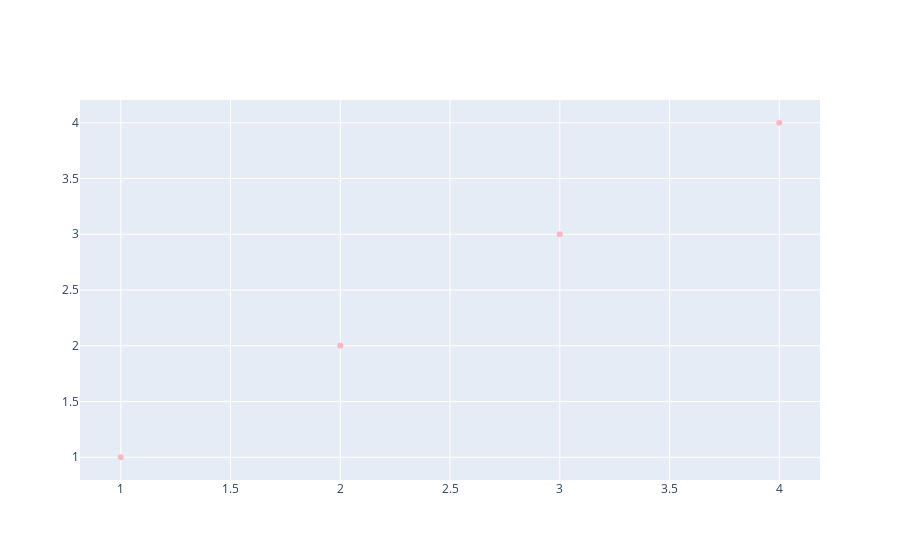

Write notebook code for a chart like this one.
### Markdown cell above
The plot above has one trace which is a line trace.  However, this type of trace is just the default.  Note, that we did not specify any particular type.

```python
trace = {'x': [1, 2, 3, 4], 'y': [1, 2, 3, 4]}
```

We can change it by changing the mode to `markers`.  While we are at it, let's also change the color of the markers.

### Code cell
trace = {'x': [1, 2, 3, 4], 'y': [1, 2, 3, 4], 'mode': 'markers', 'marker': {'color': 'rgba(255, 182, 193, 1)'}}

plotly.offline.iplot([
    trace
])

### Figure 1 — Plotly figure (JSON) as saved in the notebook; plotly's stock layout.template omitted (floating-point values rounded to 4 significant figures)
{"data": [{"marker": {"color": "rgba(255, 182, 193, 1)"}, "mode": "markers", "type": "scatter", "x": [1, 2, 3, 4], "y": [1, 2, 3, 4]}], "layout": {}}
